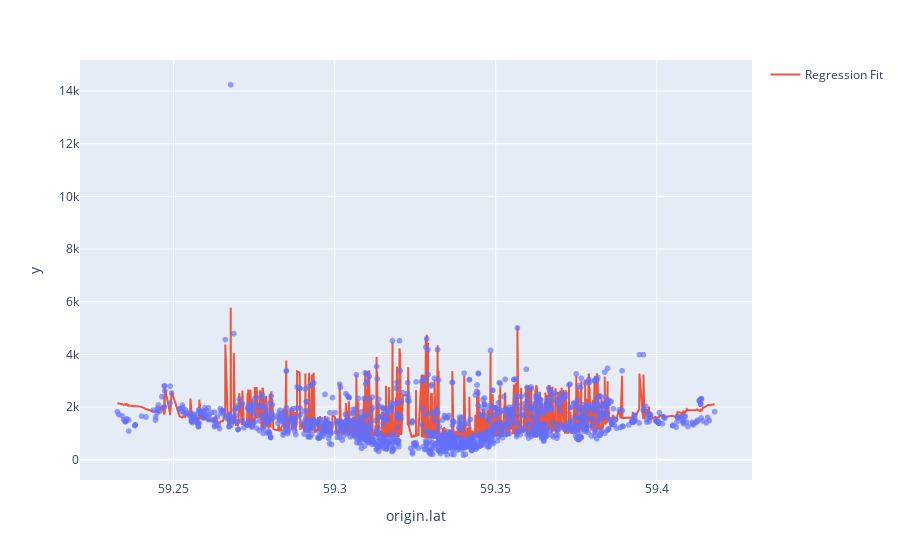

Notebook code for this chart:
### Code cell
distance_linear_regression()

### Figure 1 — Plotly figure (JSON) as saved in the notebook; plotly's stock layout.template omitted (floating-point values rounded to 4 significant figures; data arrays with more than 128 entries replaced by an {"elided": "..."} marker saying what was removed)
{"data": [{"hovertemplate": "origin.lat=%{x}<br>y=%{y}<extra></extra>", "legendgroup": "", "marker": {"color": "#636efa", "opacity": 0.65, "symbol": "circle"}, "mode": "markers", "name": "", "showlegend": false, "type": "scattergl", "x": {"elided": "1556 float values"}, "xaxis": "x", "y": {"elided": "1556 int values"}, "yaxis": "y"}, {"name": "Regression Fit", "type": "scatter", "x": {"elided": "1556 float values"}, "y": {"elided": "1556 int values"}}], "layout": {"legend": {"tracegroupgap": 0}, "margin": {"t": 60}, "xaxis": {"anchor": "y", "domain": [0, 1], "title": {"text": "origin.lat"}}, "yaxis": {"anchor": "x", "domain": [0, 1], "title": {"text": "y"}}}}
